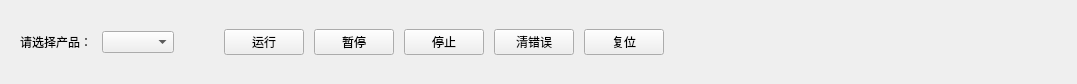
<?xml version="1.0" encoding="UTF-8"?>
<ui version="4.0">
 <class>run_panel</class>
 <widget class="QWidget" name="run_panel">
  <property name="geometry">
   <rect>
    <x>0</x>
    <y>0</y>
    <width>1077</width>
    <height>84</height>
   </rect>
  </property>
  <property name="windowTitle">
   <string>Form</string>
  </property>
  <layout class="QHBoxLayout" name="horizontalLayout">
   <property name="spacing">
    <number>10</number>
   </property>
   <property name="leftMargin">
    <number>20</number>
   </property>
   <property name="topMargin">
    <number>10</number>
   </property>
   <property name="rightMargin">
    <number>10</number>
   </property>
   <property name="bottomMargin">
    <number>10</number>
   </property>
   <item>
    <widget class="QLabel" name="label_3">
     <property name="text">
      <string>请选择产品：</string>
     </property>
    </widget>
   </item>
   <item>
    <widget class="QComboBox" name="cmb_product"/>
   </item>
   <item>
    <spacer name="horizontalSpacer_4">
     <property name="orientation">
      <enum>Qt::Horizontal</enum>
     </property>
     <property name="sizeType">
      <enum>QSizePolicy::Fixed</enum>
     </property>
     <property name="sizeHint" stdset="0">
      <size>
       <width>40</width>
       <height>20</height>
      </size>
     </property>
    </spacer>
   </item>
   <item>
    <widget class="QPushButton" name="btn_run">
     <property name="text">
      <string>运行</string>
     </property>
    </widget>
   </item>
   <item>
    <widget class="QPushButton" name="btn_pause">
     <property name="text">
      <string>暂停</string>
     </property>
     <property name="btn_type" stdset="0">
      <string>main</string>
     </property>
    </widget>
   </item>
   <item>
    <widget class="QPushButton" name="btn_stop">
     <property name="text">
      <string>停止</string>
     </property>
     <property name="btn_type" stdset="0">
      <string>main</string>
     </property>
    </widget>
   </item>
   <item>
    <widget class="QPushButton" name="btn_clear_error">
     <property name="text">
      <string>清错误</string>
     </property>
     <property name="btn_type" stdset="0">
      <string>main</string>
     </property>
    </widget>
   </item>
   <item>
    <widget class="QPushButton" name="btn_reset">
     <property name="text">
      <string>复位</string>
     </property>
     <property name="btn_type" stdset="0">
      <string>main</string>
     </property>
    </widget>
   </item>
   <item>
    <spacer name="horizontalSpacer_3">
     <property name="orientation">
      <enum>Qt::Horizontal</enum>
     </property>
     <property name="sizeHint" stdset="0">
      <size>
       <width>200</width>
       <height>20</height>
      </size>
     </property>
    </spacer>
   </item>
   <item>
    <widget class="QWidget" name="wgt_led_1" native="true"/>
   </item>
   <item>
    <widget class="QWidget" name="wgt_led_2" native="true"/>
   </item>
   <item>
    <widget class="QWidget" name="wgt_led_3" native="true"/>
   </item>
  </layout>
 </widget>
 <resources/>
 <connections/>
</ui>
